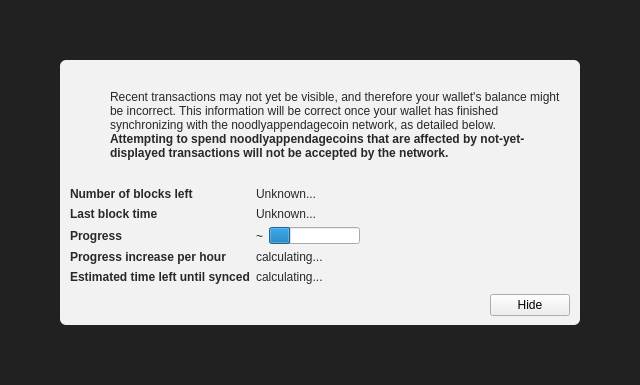
<?xml version="1.0" encoding="UTF-8"?>
<ui version="4.0">
 <class>ModalOverlay</class>
 <widget class="ModalOverlay" name="ModalOverlay">
  <property name="geometry">
   <rect>
    <x>0</x>
    <y>0</y>
    <width>640</width>
    <height>385</height>
   </rect>
  </property>
  <property name="windowTitle">
   <string>Form</string>
  </property>
  <layout class="QVBoxLayout" name="verticalLayout" stretch="0">
   <property name="sizeConstraint">
    <enum>QLayout::SetDefaultConstraint</enum>
   </property>
   <property name="leftMargin">
    <number>0</number>
   </property>
   <property name="topMargin">
    <number>0</number>
   </property>
   <property name="rightMargin">
    <number>0</number>
   </property>
   <property name="bottomMargin">
    <number>0</number>
   </property>
   <item>
    <widget class="QWidget" name="bgWidget" native="true">
     <property name="styleSheet">
      <string notr="true">#bgWidget { background: rgba(0,0,0,220); }</string>
     </property>
     <layout class="QVBoxLayout" name="verticalLayoutMain" stretch="1">
      <property name="leftMargin">
       <number>60</number>
      </property>
      <property name="topMargin">
       <number>60</number>
      </property>
      <property name="rightMargin">
       <number>60</number>
      </property>
      <property name="bottomMargin">
       <number>60</number>
      </property>
      <item>
       <widget class="QWidget" name="contentWidget" native="true">
        <property name="styleSheet">
         <string notr="true">#contentWidget { background: rgba(255,255,255,240); border-radius: 6px; }

QLabel { color: rgb(40,40,40);  }</string>
        </property>
        <layout class="QVBoxLayout" name="verticalLayoutSub" stretch="1,0,0,0">
         <property name="spacing">
          <number>0</number>
         </property>
         <property name="leftMargin">
          <number>10</number>
         </property>
         <property name="topMargin">
          <number>10</number>
         </property>
         <property name="rightMargin">
          <number>10</number>
         </property>
         <property name="bottomMargin">
          <number>10</number>
         </property>
         <item>
          <layout class="QHBoxLayout" name="horizontalLayoutIconText" stretch="0,1">
           <property name="topMargin">
            <number>20</number>
           </property>
           <item>
            <layout class="QVBoxLayout" name="verticalLayoutIcon">
             <property name="leftMargin">
              <number>0</number>
             </property>
             <item>
              <widget class="QPushButton" name="warningIcon">
               <property name="enabled">
                <bool>false</bool>
               </property>
               <property name="text">
                <string/>
               </property>
               <property name="icon">
                <iconset>
                 <normaloff>:/icons/warning</normaloff>
                 <disabledoff>:/icons/warning</disabledoff>:/icons/warning</iconset>
               </property>
               <property name="iconSize">
                <size>
                 <width>48</width>
                 <height>48</height>
                </size>
               </property>
               <property name="flat">
                <bool>true</bool>
               </property>
              </widget>
             </item>
             <item>
              <spacer name="verticalSpacerWarningIcon">
               <property name="orientation">
                <enum>Qt::Vertical</enum>
               </property>
               <property name="sizeHint" stdset="0">
                <size>
                 <width>20</width>
                 <height>40</height>
                </size>
               </property>
              </spacer>
             </item>
            </layout>
           </item>
           <item>
            <layout class="QVBoxLayout" name="verticalLayoutInfoText">
             <property name="leftMargin">
              <number>0</number>
             </property>
             <property name="topMargin">
              <number>0</number>
             </property>
             <item>
              <widget class="QLabel" name="infoText">
               <property name="text">
                <string>Recent transactions may not yet be visible, and therefore your wallet's balance might be incorrect. This information will be correct once your wallet has finished synchronizing with the noodlyappendagecoin network, as detailed below.</string>
               </property>
               <property name="textFormat">
                <enum>Qt::RichText</enum>
               </property>
               <property name="wordWrap">
                <bool>true</bool>
               </property>
              </widget>
             </item>
             <item>
              <widget class="QLabel" name="infoTextStrong">
               <property name="font">
                <font>
                 <weight>75</weight>
                 <bold>true</bold>
                </font>
               </property>
               <property name="text">
                <string>Attempting to spend noodlyappendagecoins that are affected by not-yet-displayed transactions will not be accepted by the network.</string>
               </property>
               <property name="textFormat">
                <enum>Qt::RichText</enum>
               </property>
               <property name="wordWrap">
                <bool>true</bool>
               </property>
              </widget>
             </item>
             <item>
              <spacer name="verticalSpacerInTextSpace">
               <property name="orientation">
                <enum>Qt::Vertical</enum>
               </property>
               <property name="sizeHint" stdset="0">
                <size>
                 <width>20</width>
                 <height>40</height>
                </size>
               </property>
              </spacer>
             </item>
            </layout>
           </item>
          </layout>
         </item>
         <item>
          <spacer name="verticalSpacerAfterText">
           <property name="orientation">
            <enum>Qt::Vertical</enum>
           </property>
           <property name="sizeHint" stdset="0">
            <size>
             <width>20</width>
             <height>40</height>
            </size>
           </property>
          </spacer>
         </item>
         <item>
          <layout class="QFormLayout" name="formLayout">
           <property name="fieldGrowthPolicy">
            <enum>QFormLayout::FieldsStayAtSizeHint</enum>
           </property>
           <property name="horizontalSpacing">
            <number>6</number>
           </property>
           <property name="verticalSpacing">
            <number>6</number>
           </property>
           <property name="topMargin">
            <number>10</number>
           </property>
           <item row="0" column="0">
            <widget class="QLabel" name="labelNumberOfBlocksLeft">
             <property name="font">
              <font>
               <weight>75</weight>
               <bold>true</bold>
              </font>
             </property>
             <property name="text">
              <string>Number of blocks left</string>
             </property>
            </widget>
           </item>
           <item row="0" column="1">
            <widget class="QLabel" name="numberOfBlocksLeft">
             <property name="text">
              <string>Unknown...</string>
             </property>
            </widget>
           </item>
           <item row="1" column="0">
            <widget class="QLabel" name="labelLastBlockTime">
             <property name="font">
              <font>
               <weight>75</weight>
               <bold>true</bold>
              </font>
             </property>
             <property name="text">
              <string>Last block time</string>
             </property>
            </widget>
           </item>
           <item row="1" column="1">
            <widget class="QLabel" name="newestBlockDate">
             <property name="sizePolicy">
              <sizepolicy hsizetype="Maximum" vsizetype="Preferred">
               <horstretch>0</horstretch>
               <verstretch>0</verstretch>
              </sizepolicy>
             </property>
             <property name="text">
              <string>Unknown...</string>
             </property>
            </widget>
           </item>
           <item row="2" column="0">
            <widget class="QLabel" name="labelSyncDone">
             <property name="font">
              <font>
               <weight>75</weight>
               <bold>true</bold>
              </font>
             </property>
             <property name="text">
              <string>Progress</string>
             </property>
            </widget>
           </item>
           <item row="2" column="1">
            <layout class="QHBoxLayout" name="horizontalLayoutSync" stretch="0,1">
             <item>
              <widget class="QLabel" name="percentageProgress">
               <property name="text">
                <string notr="true">~</string>
               </property>
              </widget>
             </item>
             <item>
              <widget class="QProgressBar" name="progressBar">
               <property name="value">
                <number>24</number>
               </property>
               <property name="format">
                <string/>
               </property>
              </widget>
             </item>
            </layout>
           </item>
           <item row="4" column="0">
            <widget class="QLabel" name="labelProgressIncrease">
             <property name="font">
              <font>
               <weight>75</weight>
               <bold>true</bold>
              </font>
             </property>
             <property name="text">
              <string>Progress increase per hour</string>
             </property>
            </widget>
           </item>
           <item row="4" column="1">
            <widget class="QLabel" name="progressIncreasePerH">
             <property name="text">
              <string>calculating...</string>
             </property>
            </widget>
           </item>
           <item row="5" column="0">
            <widget class="QLabel" name="labelEstimatedTimeLeft">
             <property name="font">
              <font>
               <weight>75</weight>
               <bold>true</bold>
              </font>
             </property>
             <property name="text">
              <string>Estimated time left until synced</string>
             </property>
            </widget>
           </item>
           <item row="5" column="1">
            <widget class="QLabel" name="expectedTimeLeft">
             <property name="text">
              <string>calculating...</string>
             </property>
            </widget>
           </item>
          </layout>
         </item>
         <item>
          <layout class="QHBoxLayout" name="horizontalLayoutButtons">
           <property name="leftMargin">
            <number>10</number>
           </property>
           <property name="topMargin">
            <number>10</number>
           </property>
           <item>
            <spacer name="horizontalSpacer">
             <property name="orientation">
              <enum>Qt::Horizontal</enum>
             </property>
             <property name="sizeHint" stdset="0">
              <size>
               <width>40</width>
               <height>20</height>
              </size>
             </property>
            </spacer>
           </item>
           <item>
            <widget class="QPushButton" name="closeButton">
             <property name="text">
              <string>Hide</string>
             </property>
            </widget>
           </item>
          </layout>
         </item>
        </layout>
       </widget>
      </item>
     </layout>
    </widget>
   </item>
  </layout>
 </widget>
 <customwidgets>
  <customwidget>
   <class>ModalOverlay</class>
   <extends>QWidget</extends>
   <header>qt/modaloverlay.h</header>
   <container>1</container>
  </customwidget>
 </customwidgets>
 <resources/>
 <connections/>
</ui>
